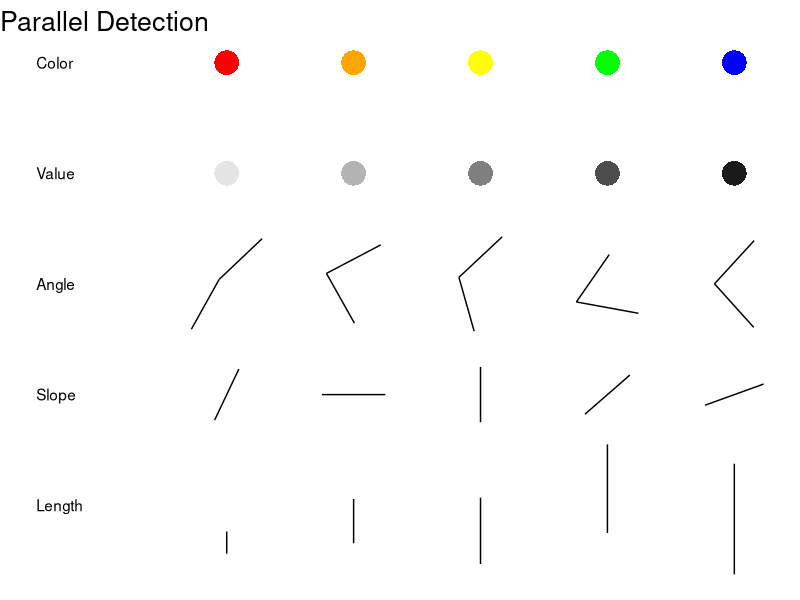
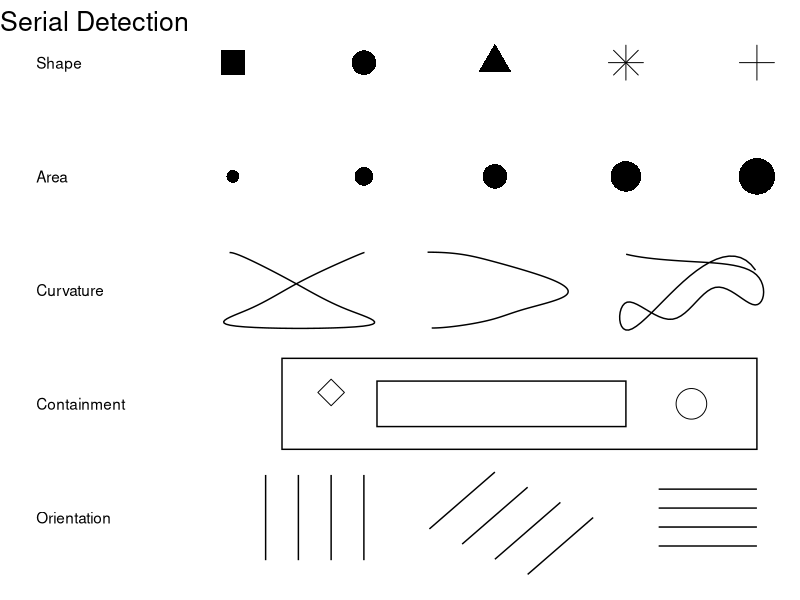
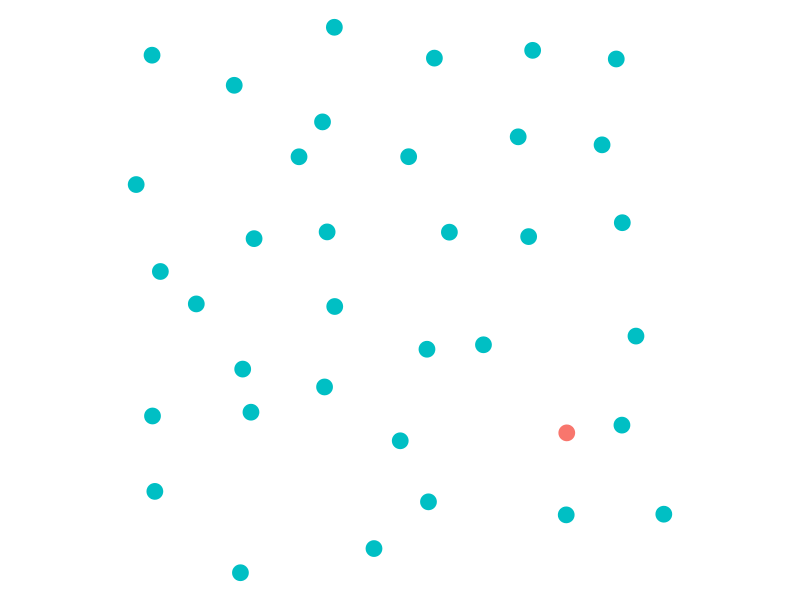
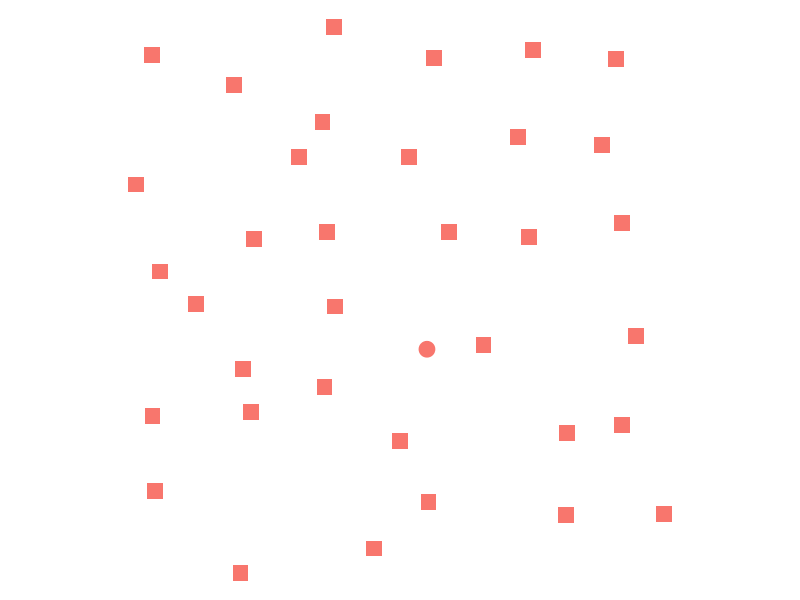
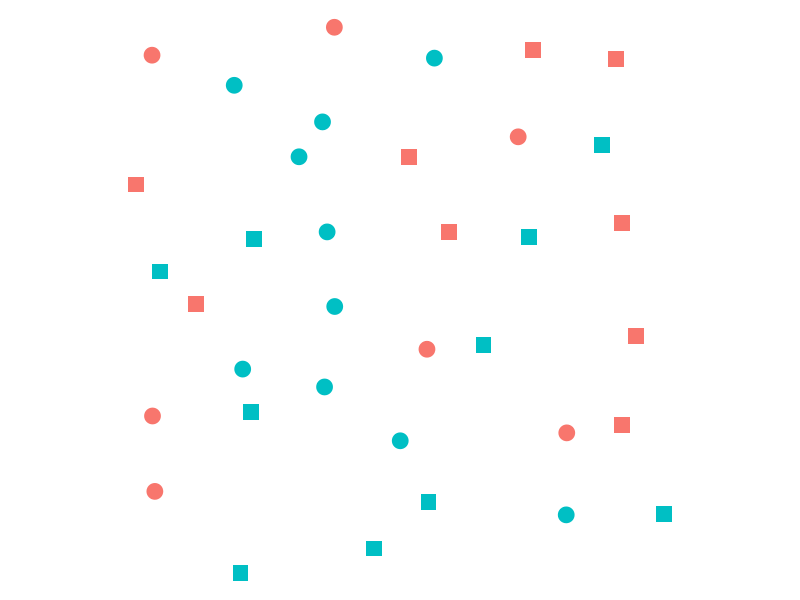
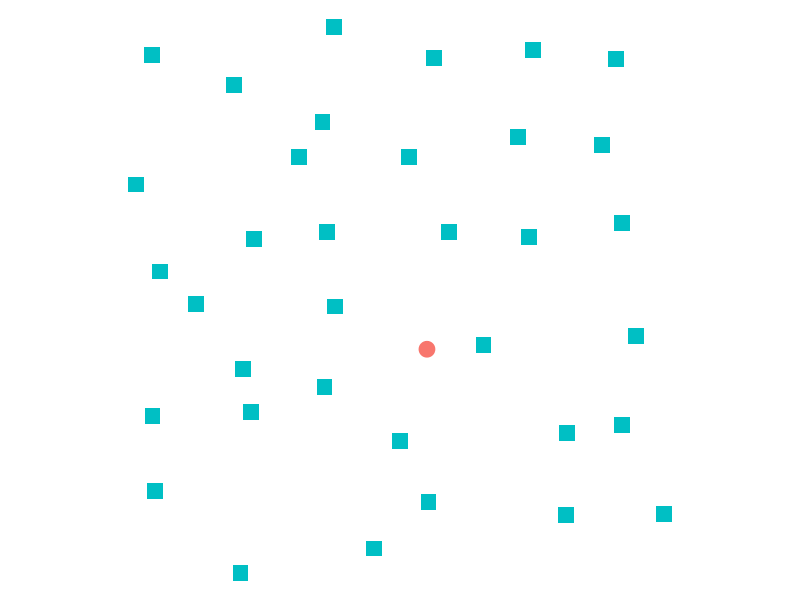
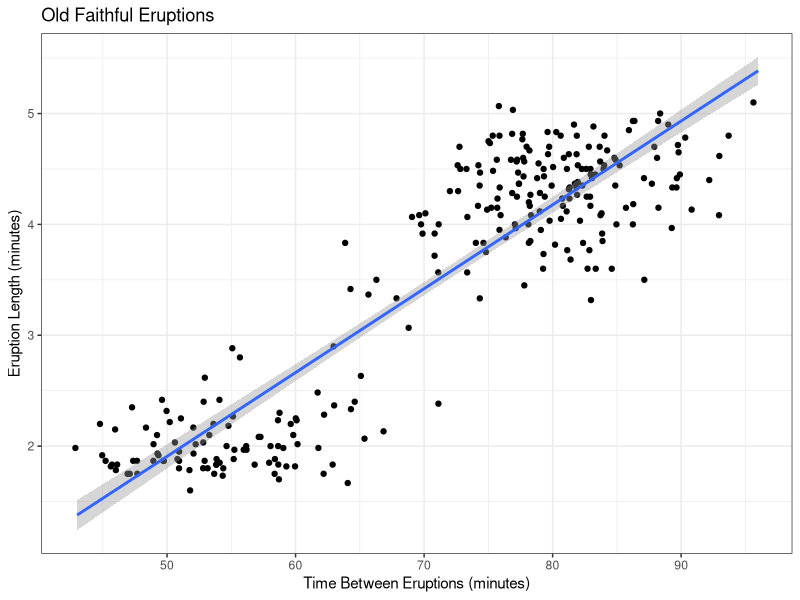
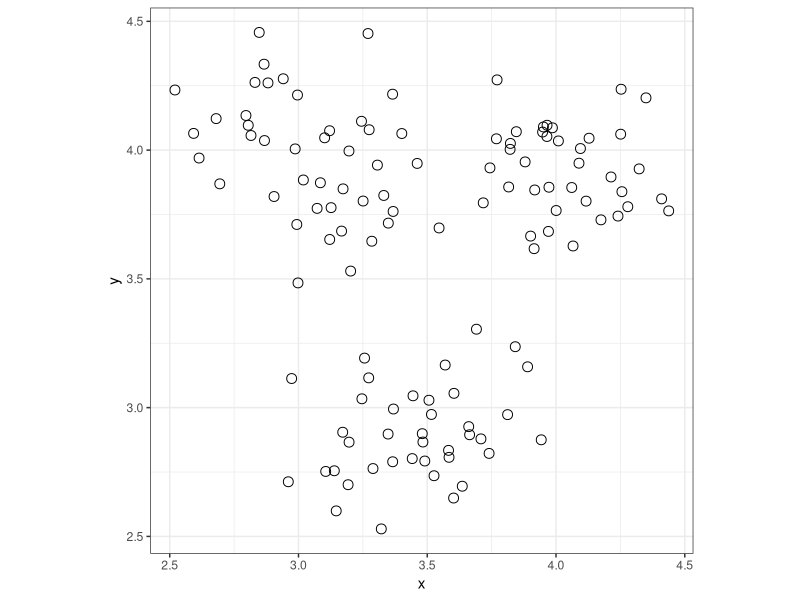

Write the R code that produced these figures, in order.
## ---- chunk 1

suppressMessages(library(ggplot2))
suppressMessages(library(gridExtra))
suppressMessages(library(dplyr))
suppressMessages(library(tidyr))
suppressMessages(library(purrr))
suppressMessages(library(ggthemes))

# Empty theme definition
new_theme_empty <- theme_void(base_size=16)
# new_theme_empty$line <- element_blank()
# new_theme_empty$strip.text <- element_blank()
# new_theme_empty$axis.text <- element_blank()
# new_theme_empty$plot.title <- element_blank()
# new_theme_empty$axis.title <- element_blank()
# new_theme_empty$plot.margin <- structure(c(0, 0, -1, -1), unit = "lines", valid.unit = 3L, class = "unit")
# 

## ---- chunk 2
#| layout-ncol: 2
#| echo: false
#| message: false
#| warning: false
#| include: true
#| fig-width: 4
#| fig-height: 5

parallel.points <- data.frame(
  color = c("red", "orange", "yellow", "green", "blue",
            "grey90", "grey70", "grey50", "grey30", "grey10"),
  shape = 16,
  x = rep(1:5, times=2),
  y = rep(c(5, 4), each=5)
)

gen.angles <- function(angle1=runif(1, 0, pi), angle2=runif(1, 0, pi/2), length=1, x=0, y=0){
  line1 <- data.frame(
    x = x,
    xend = x + length*cos(angle1),
    y = y,
    yend = y + length*sin(angle1)
    )
  line2 <- data.frame(
    x = line1$xend,
    xend = line1$xend + length*cos(angle2),
    y = line1$yend,
    yend = line1$yend + length*sin(angle2)
  )
  pacman <- rbind(line1, line2)
  pacman[,1:2] <- pacman[,1:2] - mean(range(unlist(pacman[,1:2]))) + x
  pacman[,3:4] <- pacman[,3:4] - mean(range(unlist(pacman[,3:4]))) + y
  pacman
}

gen.slopes <- function(angle=runif(1, 0, pi), length=.5, x=0, y=0){
  data.frame(
    x = x - length*cos(angle)/2,
    xend = x + length*cos(angle)/2,
    y = y - length*sin(angle)/2,
    yend = y + length*sin(angle)/2
    )
}

angle.set <- sample(seq(0, pi/2, length.out=5), 5)
ystart <- 1 - sample(seq(.25, .625, length.out=5), 5)
yend <- ystart + sort(sample(seq(.2, 1, length.out=5), 5))
parallel.segments <- dplyr::bind_rows(
  do.call("rbind", lapply(1:5, function(i) gen.slopes(x=i, angle=angle.set[i], length=.5, y=2))), # slope
  do.call("rbind", lapply(1:5, function(i) gen.angles(x=i, length=.5, y=3))), # angles
  data.frame( x = 1:5, xend = 1:5, y=ystart , yend=yend) # length
)

parallel <-
  ggplot() + new_theme_empty +
  geom_point(aes(x=x, y=y, color=color, shape=shape), data=parallel.points, size=8) + scale_shape_identity() + scale_color_identity() +
  geom_segment(aes(x=x, xend=xend, y=y, yend=yend), data=parallel.segments) +
  geom_text(aes(x=-0.5, y=1:5, label=c("Length", "Slope", "Angle", "Value", "Color")), hjust=0, vjust=.5) +
  ggtitle("Parallel Detection") 

serial.points <- data.frame(
    x = c(rep(1:5, times=2), 4.5, 1.75),
    y = c(rep(c(5, 4), each=5), 2, 2.1),
    shape = c(15, 16, 17, 8, 3, rep(16, 5), 1, 5),
    size = c(rep(8, 5), c(4, 6, 8, 10, 12), 10, 6)
  )

serial.lines <- data.frame(
    x = jitter(
      c(cos(c(seq(0, pi, length.out=5), rev(seq(pi, 0, length.out=5))))/2+1.5,
        seq(2.5, 3.25, length.out=4), 3.5, 3.5, rev(seq(2.5, 3.25, length.out=4)),
        seq(4, 5, length.out=3), rev(seq(4, 5, length.out=4)), seq(4, 5, length.out=3))
      ),
    y = c(sin(seq(pi/2, 3*pi/2, length.out=10))^2/+3,
          sin(seq(pi/2, 3*pi/2, length.out=10))/2+3,
          rnorm(10, 3, .25)),
    group = rep(1:3, each=10)
  )

fix_lines <- function(df){
  xspline <- data.frame(spline(x=1:nrow(df), y=df$x, n=100))
  yspline <- data.frame(spline(x=1:nrow(df), y=df$y, n=100))

  tmp <- data.frame(x=xspline$y, y=yspline$y)
  tmp$y <- (tmp$y-mean(tmp$y))/(max(tmp$y) - min(tmp$y))/1.5 + 3
  return(tmp)
}

serial.lines2 <- serial.lines %>%
  tidyr::nest(data = -group) %>%
  mutate(data2 = map(data, fix_lines)) %>%
  tidyr::unnest(data2)

serial.rects <- data.frame(
    xmin = c(1.375, 2.1),
    xmax = c(5, 4),
    ymin = c(1.6, 1.8),
    ymax = c(2.4, 2.2)
  )

serial.segments <- data.frame(
  x = c(seq(1.25, 2, length.out=4), seq(2.5, 3.25, length.out=4), rep(4.25, 4)),
  xend = c(seq(1.25, 2, length.out=4), seq(3, 3.75, length.out=4), rep(5, 4)),
  y = c(rep(.625, 4), rev(seq(.5, .9, length.out=4)), seq(.75, 1.25, length.out=4)),
  yend = c(rep(1.375, 4), rev(seq(1, 1.4, length.out=4)), seq(.75, 1.25, length.out=4))
)


serial <- ggplot() + new_theme_empty +
  geom_point(aes(x=x, y=y, size=size, shape=shape), data=serial.points) +
  geom_path(aes(x=x, y=y, group=group), data=serial.lines2, color="black") +
  geom_rect(aes(xmin=xmin, xmax=xmax, ymin=ymin, ymax=ymax), data=serial.rects, fill="transparent", color="black") +
  geom_segment(aes(x=x, xend=xend, y=y, yend=yend), data=serial.segments) +
  scale_shape_identity() +
  scale_size_identity() +
  geom_text(aes(x=-0.5, y=rev(1:5), label=c("Shape", "Area", "Curvature", "Containment", "Orientation")), hjust=0, vjust=.5) +
  ggtitle("Serial Detection") 

parallel
serial

## ---- chunk 3
#| label: fig-preattentive
#| fig-subcap: ['Color', 'Shape', 'Interference', 'Dual Encoding']
#| fig-cap: Shape and color are detected preattentively, but when used to encode different information, the combination is no longer preattentive. When shape and color are used to encode the same information (dual encoding), the combination is detected preattentively and is more accessible to individuals with perceptual disabilities such as colorblindness.
#| layout-ncol: 2
set.seed(153253)

data <- data.frame(expand.grid(x=1:6, y=1:6), color=sample(c(1,2), 36, replace=TRUE)) %>%
  mutate(x = x + rnorm(36, 0, .25), 
         y = y + rnorm(36, 0, .25),
         shape1 = c(rep(2, 15), 1, rep(2, 20)) %>% factor(),
         color1 = factor(1, levels = c(1,2)),
         shape2 = color1,
         color2 = c(rep(2, 10), 1, rep(2, 25)) %>% factor(),
         shape3 = c(rep(2, 15), 1, rep(2, 20)) %>% factor(),
         color3 = shape3,
         shape4 = sample(c(1, 2), size = 36, replace = T) %>% factor(),
         color4 = sample(c(1, 2), size = 36, replace = T) %>% factor()
         )


ggplot(data, aes(x = x, y = y, color = color2, shape = shape2)) + 
  geom_point(size = I(5)) + 
  scale_shape_manual(guide = "none", values = c(19, 15)) + 
  scale_color_discrete(guide = "none") + 
  coord_fixed() + 
  new_theme_empty


ggplot(data, aes(x = x, y = y, color = color1, shape = shape1)) + 
  geom_point(size = I(5)) + 
  scale_shape_manual(guide = "none", values = c(19, 15)) + 
  scale_color_discrete(guide = "none") + 
  coord_fixed() + 
  new_theme_empty

ggplot(data, aes(x = x, y = y, color = color4, shape = shape4)) + 
  geom_point(size = I(5)) + 
  scale_shape_manual(guide = "none", values = c(19, 15)) + 
  scale_color_discrete(guide = "none") + 
  coord_fixed() + 
  new_theme_empty


ggplot(data, aes(x = x, y = y, color = color3, shape = shape3)) + 
  geom_point(size = I(5)) + 
  scale_shape_manual(guide = "none", values = c(19, 15)) + 
  scale_color_discrete(guide = "none") + 
  coord_fixed() + 
  new_theme_empty

## ---- chunk 4
#| fig-width: 5
#| fig-height: 5
#| out-width: 50%
#| fig-cap: Task-based steps for evaluating the relationship between eruption length and time between eruptions for Old Faithful?
#| echo: false
#| label: fig-task-steps
#| message: false
#| warning: false

library(datasets)
library(ggplot2)
data(faithful)
ggplot(faithful, aes(waiting, eruptions)) + 
  geom_jitter() + 
  xlab("Time Between Eruptions (minutes)") + 
  ylab("Eruption Length (minutes)") + 
  ggtitle("Old Faithful Eruptions") + 
  geom_smooth(method="lm") + 
  theme_bw()
## ---- chunk 5
#| label: fig-grouping-help
#| fig.cap: When graphical features such as clustering are important, using aesthetics to promote chunking of the information can help readers make sense of the data more efficiently. 
#| fig.subcap:
#|   - Data with no additional aesthetics
#|   - Perceived chunks in mental representation
#|   - Data, color used to provide chunking information
#|   - Data, color + shape  used to provide chunking information
#| layout-ncol: 2
#| echo: false

set.seed(42335253)
N <- 40
sigma <- .25
data <- tibble(
  x = purrr::map(c(3, 3.5, 4), ~rnorm(N, ., sigma)) %>% unlist(),
  y = purrr::map(c(4, 3, 4), ~rnorm(N, ., sigma)) %>% unlist(),
  group = rep(LETTERS[1:3], each = N)
)

kmres <- kmeans(data[,1:2], 3)

data$group_km <- kmres$cluster
data <- data %>%
  group_by(group_km) %>%
  mutate(group_km = table(group) %>% sort(decreasing = T) %>% names() %>% `[`(1))

library(ggplot2)
library(ggforce)

ggplot(data=data, aes(x=x, y=y)) + 
  geom_point(size = 3, shape = 1) + 
  theme_bw() + 
  coord_fixed()

ggplot(data=data, aes(x=x, y=y)) + 
  geom_point(size = 3) + 
  theme_bw() + 
  geom_mark_ellipse(aes(fill = group_km), expand = unit(1, "mm"), alpha = .1, color = NA) + 
  
  scale_fill_brewer(palette="Set1", guide='none')  + 
  coord_fixed()

ggplot(data=data, aes(x=x, y=y, color = group_km)) + 
  geom_point(size = 3) + 
  scale_color_brewer(palette="Set1", guide='none')  + 
  theme_bw() + 
  coord_fixed()


ggplot(data=data, aes(x=x, y=y, color = group_km, shape = group_km)) + 
  geom_point(size = 3) + 
  scale_color_brewer(palette="Set1", guide='none')  + 
  scale_shape_discrete(guide='none', solid = F)  + 
  theme_bw() + 
  coord_fixed()
## ---- chunk 6
#| echo: false
#| label: fig-penguin-introspection
#| fig-cap: Palmer Penguin data collected by species. What is the average number of Adelie and Chinstrap Penguins measured? What steps do you go through to calculate this average?
#| out-width: 75%
library(palmerpenguins)
data(penguins)
ggplot(penguins, aes(x = species)) + 
  geom_bar(aes(fill = species)) +
  scale_fill_manual("Penguin\nSpecies", values = c("#ff7400", "#c05ccb", "#056e76")) + 
  xlab("Species") + 
  ylab("# Penguins Measured") + 
  ggtitle("Frequency of Penguins by Species") + 
  theme_bw()
